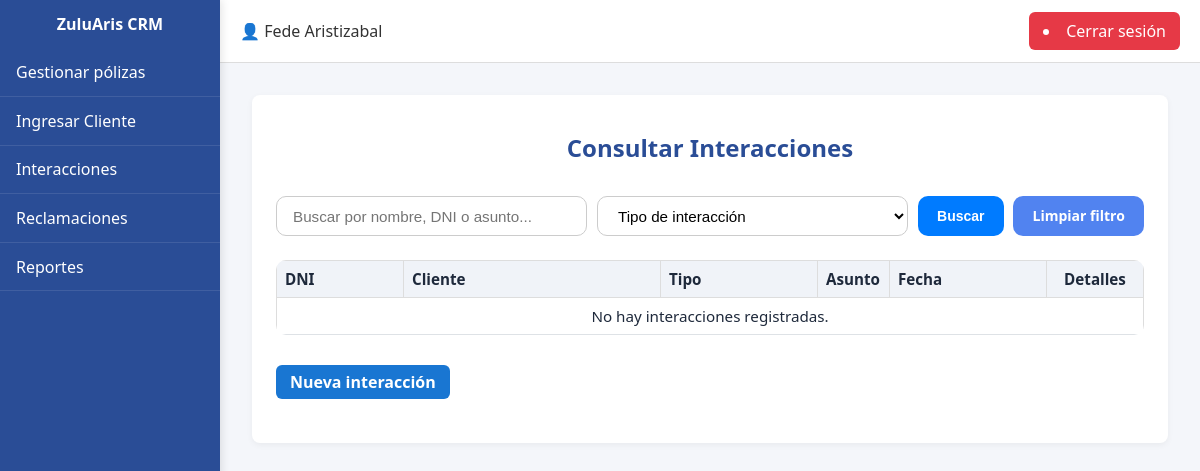
/interacciones/ (signed in), run on an earlier commit of the app's database.
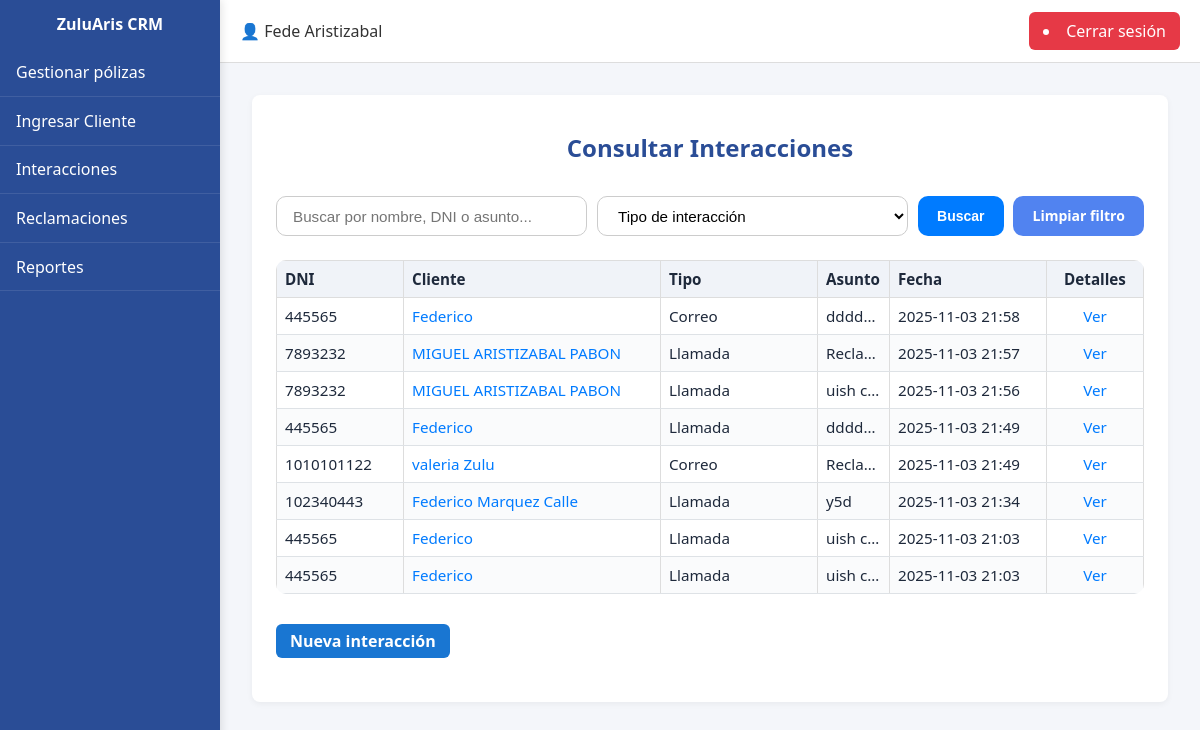
And on a later commit of the database.
### CRM/models.py (models this page shows)
class Interacciones(models.Model):
    id = models.AutoField(primary_key=True)
    dni_cliente = models.ForeignKey(Clientes, on_delete=models.CASCADE)
    dni_asesor = models.ForeignKey(Usuarios, on_delete=models.CASCADE)
    fecha = models.DateTimeField(auto_now_add=True)
    id_tipo_interaccion = models.ForeignKey(TipoInteraccion, on_delete=models.CASCADE)
    asunto = models.CharField(max_length=100)
    observaciones = models.CharField(max_length=500, blank=True, null=True)
    class Meta:
        db_table = "interacciones"

class Clientes(models.Model):
    dni = models.CharField(max_length=50, primary_key=True)
    id_tipo_dni = models.ForeignKey(Tipo_DNI, on_delete=models.CASCADE)
    nombre = models.CharField(max_length=200)
    direccion = models.CharField(max_length=200, blank=True, null=True)
    id_ciudad = models.ForeignKey(Ciudades, on_delete=models.CASCADE)
    telefono = models.CharField(max_length=50, blank=True, null=True)
    celular = models.CharField(max_length=50)
    correo = models.EmailField(blank=True, null=True)
    asesor = models.ForeignKey("Usuarios", on_delete=models.SET_NULL, null=True, blank=True, related_name="clientes")
    class Meta:
        db_table = "clientes"

class TipoInteraccion(models.Model):
    id = models.AutoField(primary_key=True)
    descripcion = models.CharField(max_length=50, unique=True)
    class Meta:
        db_table = "tipo_interaccion"

### CRM/views.py (the view)
# urls.py: path('interacciones/', CRM.views.interacciones, name='interacciones'),
def interacciones(request):
    if not request.user.is_authenticated:
        messages.error(request, "Debes iniciar sesión para acceder a esta sección.")
        return redirect("/login")
    try:
        asesor = Usuarios.objects.get(user=request.user)
    except Usuarios.DoesNotExist:
        messages.error(request, "Tu cuenta no está asociada a un perfil válido.")
        return redirect("/")
    interacciones = Interacciones.objects.filter(dni_asesor=asesor).select_related(
        "dni_cliente", "id_tipo_interaccion"
    )
    query = request.GET.get("q")  # nombre o dni del cliente
    tipo_id = request.GET.get("tipo")
    if query:
        interacciones = interacciones.filter(
            Q(dni_cliente__nombre__icontains=query)
            | Q(dni_cliente__dni__icontains=query)
            | Q(asunto__icontains=query)
        )
    if tipo_id:
        interacciones = interacciones.filter(id_tipo_interaccion_id=tipo_id)
    interacciones = interacciones.order_by("-fecha")
    context = {
        "interacciones": interacciones,
        "tipos": TipoInteraccion.objects.all(),
        "query": query or "",
        "tipo_id": tipo_id or "",
    }
    return render(request, "interacciones.html", context)

### CRM/templates/interacciones.html (shortened to what this page needs)
{% extends 'layout_panel.html' %}
{% load static %}
{% block content %}
<div class="card">
    <div class="card-header">
        <h2>Consultar Interacciones</h2>
    </div>
    <form class="consulta-filtros" method="get" action="">
        <div class="grupo-busqueda">
            <input
                type="text"
                name="q"
                value="{{ query }}"
                placeholder="Buscar por nombre, DNI o asunto..."
                class="input-busqueda"
            >
            <select name="tipo" class="input-select">
                <option value="">Tipo de interacción</option>
            </select>
            <button type="submit" class="btn-buscar">Buscar</button>
            <a href="{% url 'interacciones' %}" class="btn-limpiar">Limpiar filtro</a>
        </div>
    </form>
    <table class="tabla_interacciones">
        <thead>
            <tr>
                <th class="col-header col-dni">DNI</th>
                <th class="col-header col-nombre">Cliente</th>
                <th class="col-header col-tipo">Tipo</th>
                <th class="col-header col-asunto">Asunto</th>
                <th class="col-header col-fecha">Fecha</th>
                <th class="col-header col-detalles">Detalles</th>
            </tr>
        </thead>
        <tbody>
            {% if interacciones %}
                {% for interaccion in interacciones %}
                <tr>
                    <td class="col-dni">{{ interaccion.dni_cliente.dni }}</td>
                    <td class="col-nombre">
                        <a href="{% url 'detalle_cliente' interaccion.dni_cliente.dni %}" class="cliente-link">
                            {{ interaccion.dni_cliente.nombre }}
                        </a>
                    </td>
                    <td class="col-tipo">{{ interaccion.id_tipo_interaccion.descripcion }}</td>
                    <td class="col-asunto">{{ interaccion.asunto }}</td>
                    <td class="col-fecha">{{ interaccion.fecha|date:"Y-m-d H:i" }}</td>
                    <td class="col-detalles">
                        <a href="{% url 'detalle_interaccion' interaccion.id %}" class="cliente-link">
                            Ver
                        </a>
                    </td>
                </tr>
                {% endfor %}
            {% else %}
                <tr>
                    <td colspan="6" style="text-align:center;">No hay interacciones registradas.</td>
                </tr>
            {% endif %}
        </tbody>
    </table>
    <div class="acciones-polizas">
        <a href="{% url 'registrar_interaccion' %}" class="btn-guardar">Nueva interacción</a>
    </div>
</div>
{% endblock %}

What changed in the data, as far as the page shows it:
added Interacciones: dni_cliente.dni "445565", dni_cliente.nombre "Federico", id_tipo_interaccion.descripcion "Correo", asunto "dddd…", fecha "2025-11-03 21:58"
added Interacciones: dni_cliente.dni "7893232", dni_cliente.nombre "MIGUEL ARISTIZABAL PABON", id_tipo_interaccion.descripcion "Llamada", asunto "Recla…", fecha "2025-11-03 21:57"
added Interacciones: dni_cliente.dni "7893232", dni_cliente.nombre "MIGUEL ARISTIZABAL PABON", id_tipo_interaccion.descripcion "Llamada", asunto "uish c…", fecha "2025-11-03 21:56"
added Interacciones: dni_cliente.dni "445565", dni_cliente.nombre "Federico", id_tipo_interaccion.descripcion "Llamada", asunto "dddd…", fecha "2025-11-03 21:49"
added Interacciones: dni_cliente.dni "1010101122", dni_cliente.nombre "valeria Zulu", id_tipo_interaccion.descripcion "Correo", asunto "Recla…", fecha "2025-11-03 21:49"
added Interacciones: dni_cliente.dni "102340443", dni_cliente.nombre "Federico Marquez Calle", id_tipo_interaccion.descripcion "Llamada", asunto "y5d", fecha "2025-11-03 21:34"
added Interacciones: dni_cliente.dni "445565", dni_cliente.nombre "Federico", id_tipo_interaccion.descripcion "Llamada", asunto "uish c…", fecha "2025-11-03 21:03"
added Interacciones: dni_cliente.dni "445565", dni_cliente.nombre "Federico", id_tipo_interaccion.descripcion "Llamada", asunto "uish c…", fecha "2025-11-03 21:03"
Also different on the page:
text no longer shown: "No hay interacciones registradas."
